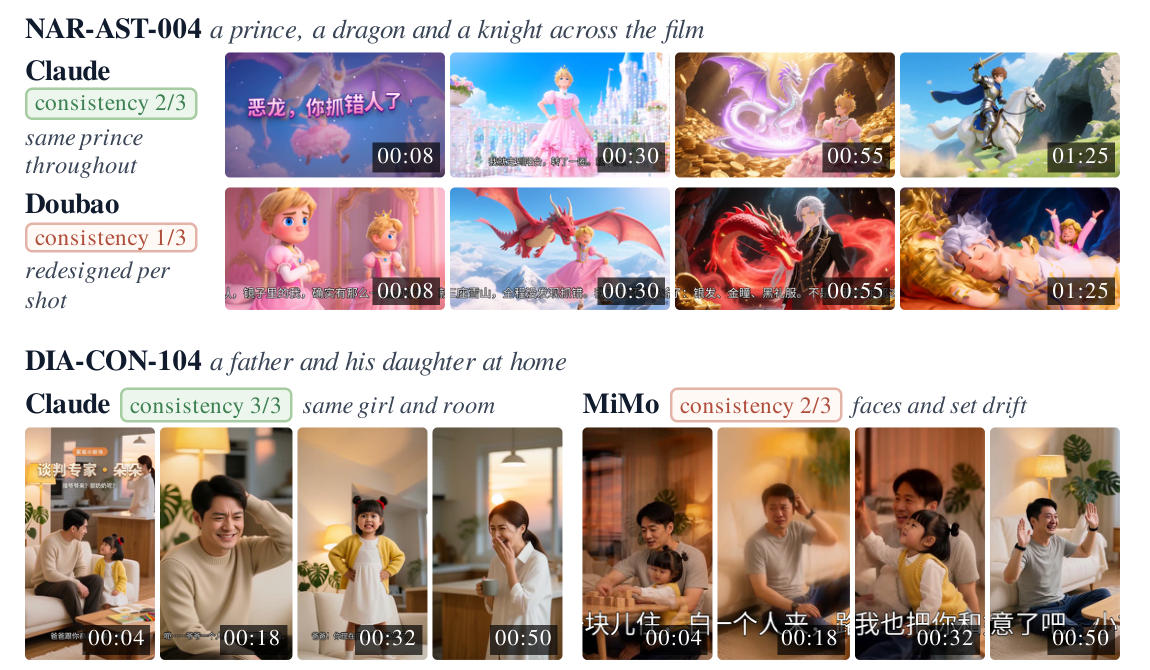
#> input picture docs/assets/consistency_cases.png, 1150 x 670 px, given in place of case_claude.mp4.png, which was not available
$ python make_case_sheet.py
#> lines starting #> are read from the running program, lines starting #| are printed output that depends on the picture
#!/usr/bin/env python3
"""Build the six-model case contact sheet used in the README."""
from pathlib import Path
from PIL import Image, ImageDraw, ImageFont

HERE = Path(__file__).resolve().parent
CASES = HERE / 'cases'
OUT = HERE / 'model_cases.png'
FONT = '/usr/share/fonts/google-noto-cjk/NotoSansCJKsc-Regular.otf'
FONT_B = '/usr/share/fonts/google-noto-cjk/NotoSansCJKsc-Bold.otf'
MODELS = [
    ('claude.mp4', 'Claude Opus 5.5', '92.2', (88, 166, 255)),
    ('gemini.mp4', 'Gemini 4 Argon', '92.0', (57, 197, 207)),
    ('gpt6.mp4', 'GPT-6 Astra', '88.8', (63, 185, 80)),
    ('deepseek.mp4', 'DeepSeek V4.1 Flash', '88.3', (57, 197, 207)),
    ('doubao.mp4', 'Doubao Seed 2.1 Pro', '86.9', (210, 153, 34)),
    ('qwenmax.mp4', 'Qwen3.8 Max', '83.9', (255, 123, 114)),
]
TW, TH = 640, 360
GAP = 16
LABEL_H = 54
COLS, ROWS = 3, 2
OUTER = 24
TOP = 74
W = OUTER * 2 + COLS * TW + (COLS - 1) * GAP
H = TOP + OUTER + ROWS * (TH + LABEL_H) + (ROWS - 1) * GAP

im = Image.new('RGB', (W, H), (13, 17, 23))
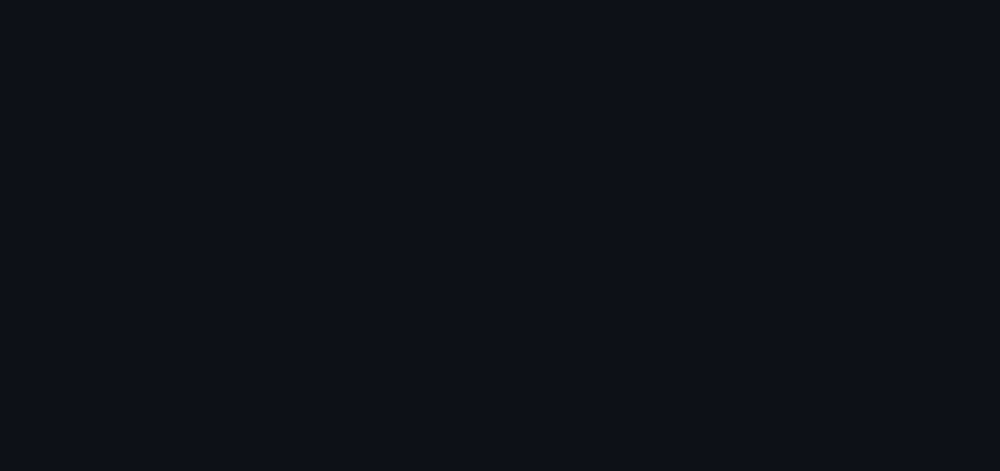
#> im: PIL image 2000x942 RGB (shown at 1/2 size); mean R, G, B 13, 17, 23
d = ImageDraw.Draw(im)
d.text((OUTER, 22), 'SAME BRIEF · DIFFERENT MODELS', font=ImageFont.truetype(FONT_B, 22), fill=(57, 197, 207))
d.text((OUTER, 50), 'COM-AST-002 · 6-second excerpt from each delivered film', font=ImageFont.truetype(FONT, 14), fill=(139, 152, 169))

# extract one poster frame from each clip
for i, (name, model, score, color) in enumerate(MODELS):
    r, c = divmod(i, COLS)
    x = OUTER + c * (TW + GAP)
    y = TOP + OUTER + r * (TH + LABEL_H + GAP)
    frame = Image.open(f'/tmp/case_{name}.png').convert('RGB')
#> frame is the input picture: PIL image 1150x670 RGB; mean R, G, B 185.8, 170.9, 166.4
    im.paste(frame.resize((TW, TH), Image.LANCZOS), (x, y))
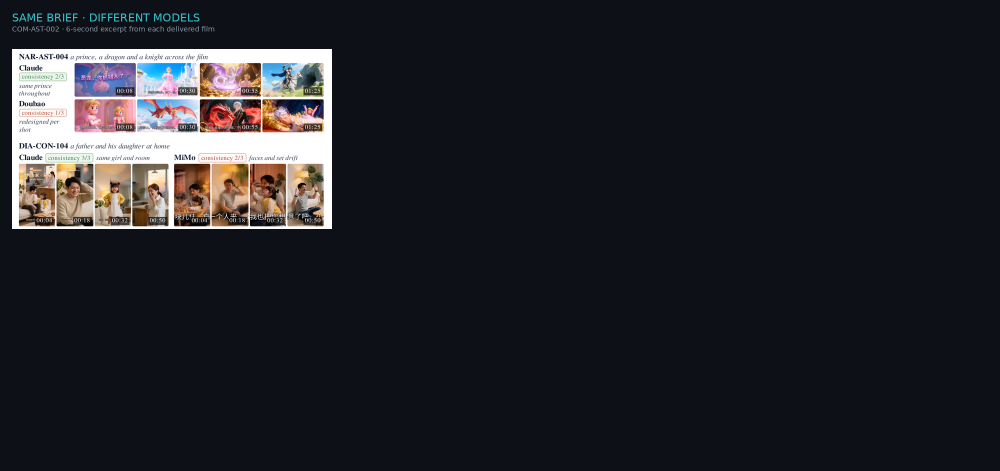
#> im: PIL image 2000x942 RGB (shown at 1/2 size); mean R, G, B 34.2, 36, 40.8
    d.rectangle((x, y + TH, x + TW, y + TH + LABEL_H), fill=(21, 27, 35))
    d.rectangle((x, y + TH, x + 5, y + TH + LABEL_H), fill=color)
    d.text((x + 16, y + TH + 12), model, font=ImageFont.truetype(FONT_B, 17), fill=(230, 237, 243))
    d.text((x + 16, y + TH + 33), 'overall', font=ImageFont.truetype(FONT, 12), fill=(139, 152, 169))
    d.text((x + TW - 76, y + TH + 14), score, font=ImageFont.truetype(FONT_B, 22), fill=color)
#> pass 2 of the loop `for i, (name, model, score, color) in enumerate(MODELS):`:
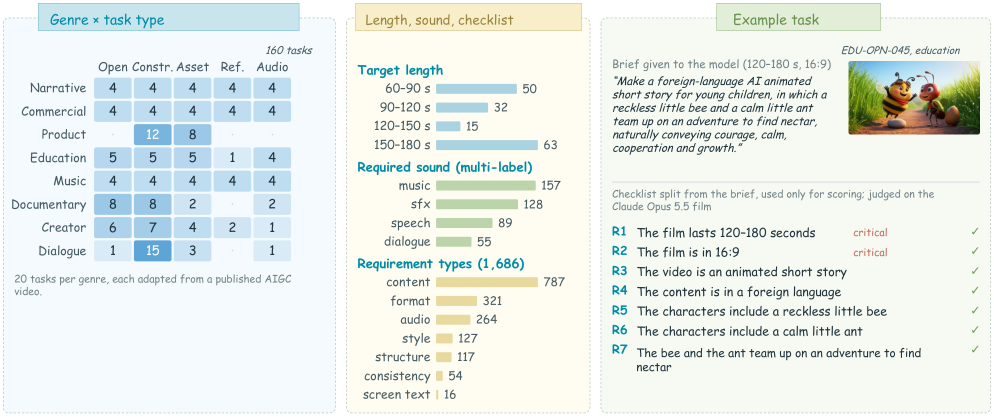
#> input picture docs/assets/dataset.png, 1988 x 833 px, given in place of case_gemini.mp4.png, which was not available (shown at 1/2 size)
#> frame is the input picture: PIL image 1988x833 RGB; mean R, G, B 231, 237.5, 233.2
#> `im.paste(frame.resize((TW, TH), Image.LANCZOS), (x, y))`:
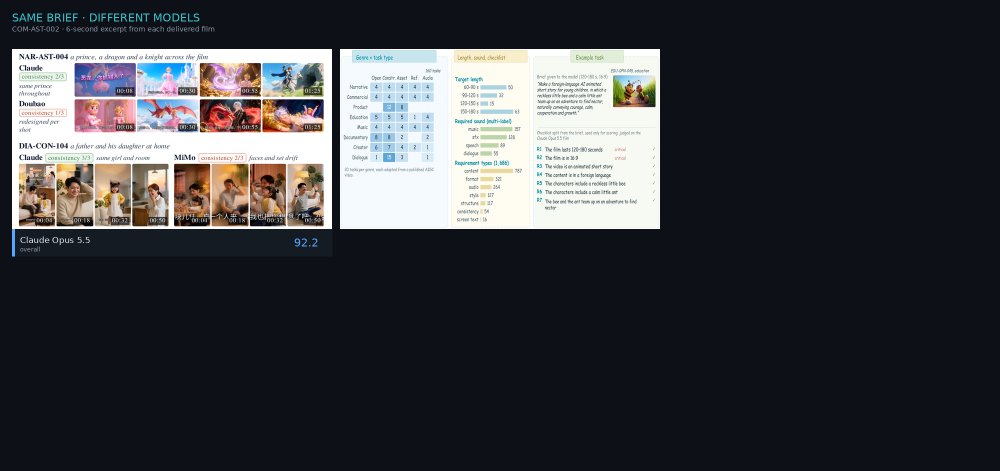
#> im: PIL image 2000x942 RGB (shown at 1/2 size); mean R, G, B 61.1, 63.3, 66.8
#> (the run stopped early here; a loop or call above may not have finished)
